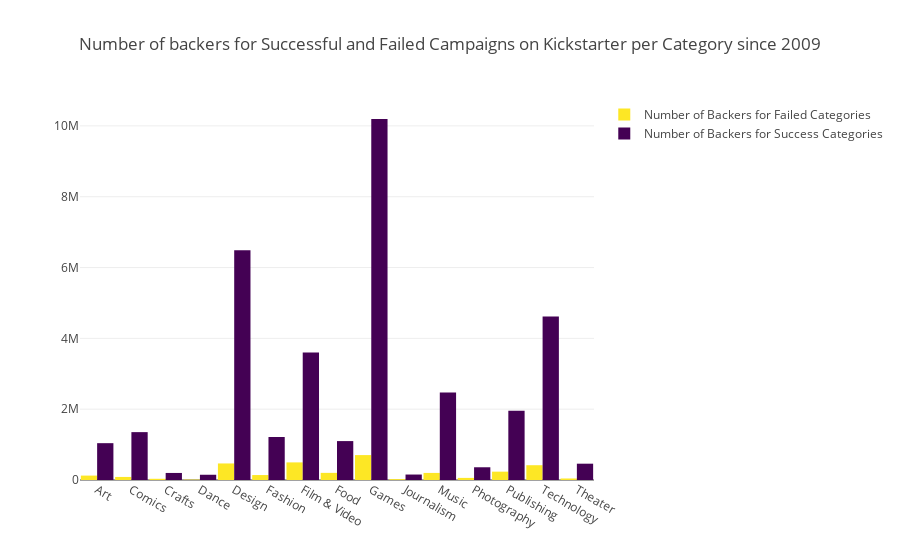

The code cell stored with this chart in its notebook:
### Code cell
#First plot
trace_0 = go.Bar(
    x=num_backers_failed.index,
    y=num_backers_failed.values,
    name="Number of Backers for Failed Categories",
    marker=dict(
        color=  '#fde725')
)
#Second plot
trace_1 = go.Bar(
    x=num_backers_success.index,
    y=num_backers_success.values,
    name="Number of Backers for Success Categories",
    marker=dict(
        color= '#440154')
)



data = [trace_0, trace_1]
layout = go.Layout(
    barmode='group'
)

fig = go.Figure(data=data, layout=layout)


fig['layout'].update(showlegend=True, 
                     title="Number of backers for Successful and Failed Campaigns on Kickstarter per Category since 2009",
                     bargap=0.05)

iplot(fig, filename='grouped-bar')

### Figure 1 — Plotly figure (JSON) as saved in the notebook; plotly's stock layout.template omitted (floating-point values rounded to 4 significant figures)
{"data": [{"marker": {"color": "#fde725"}, "name": "Number of Backers for Failed Categories", "type": "bar", "uid": "1eef7808-1456-11e9-b887-00dbdf806640", "x": ["Art", "Comics", "Crafts", "Dance", "Design", "Fashion", "Film & Video", "Food", "Games", "Journalism", "Music", "Photography", "Publishing", "Technology", "Theater"], "y": [124655, 86455, 34252, 11816, 467361, 139896, 497340, 201480, 703519, 24513, 199980, 59448, 235766, 417730, 42800]}, {"marker": {"color": "#440154"}, "name": "Number of Backers for Success Categories", "type": "bar", "uid": "1eef8b70-1456-11e9-9e53-00dbdf806640", "x": ["Art", "Comics", "Crafts", "Dance", "Design", "Fashion", "Film & Video", "Food", "Games", "Journalism", "Music", "Photography", "Publishing", "Technology", "Theater"], "y": [1040022, 1351864, 199124, 148220, 6485969, 1213688, 3603935, 1098695, 10194460, 154134, 2472579, 359407, 1953524, 4617545, 460684]}], "layout": {"bargap": 0.05, "barmode": "group", "showlegend": true, "title": "Number of backers for Successful and Failed Campaigns on Kickstarter per Category since 2009"}}
